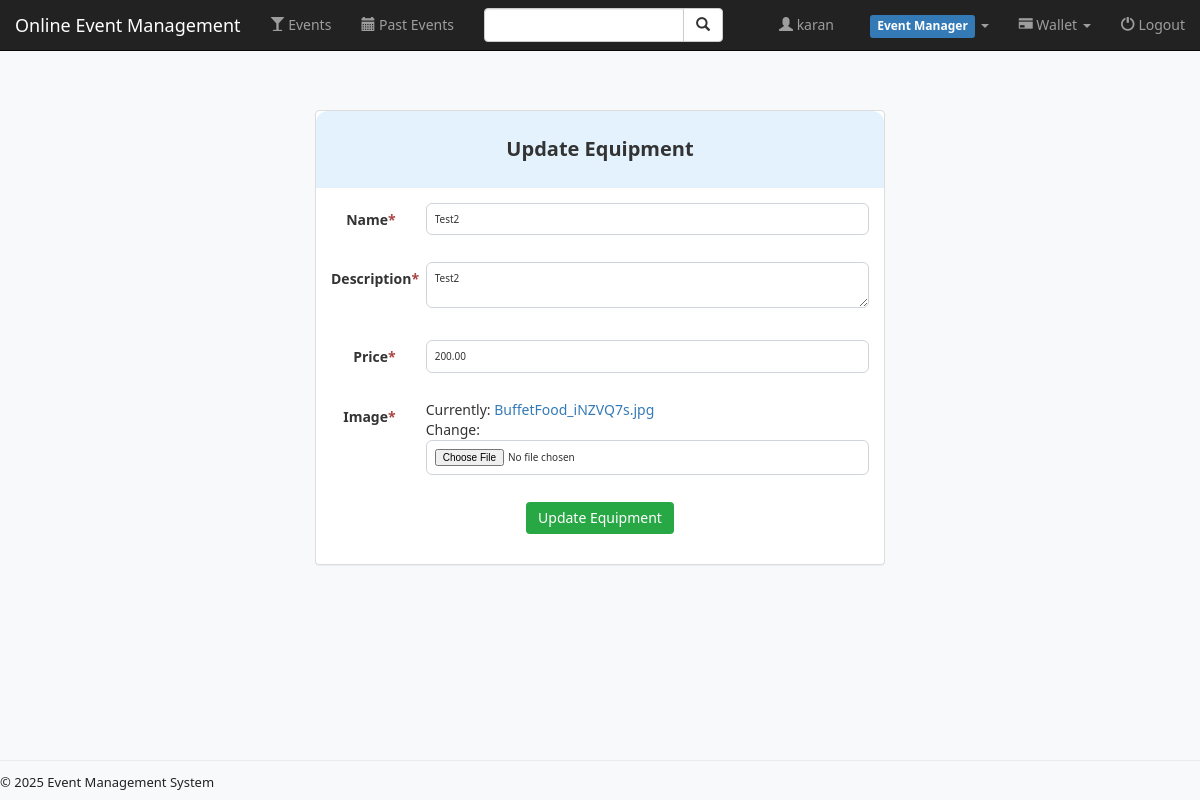
Before: /event/update_equipment/2/ (signed in) with the older database file.
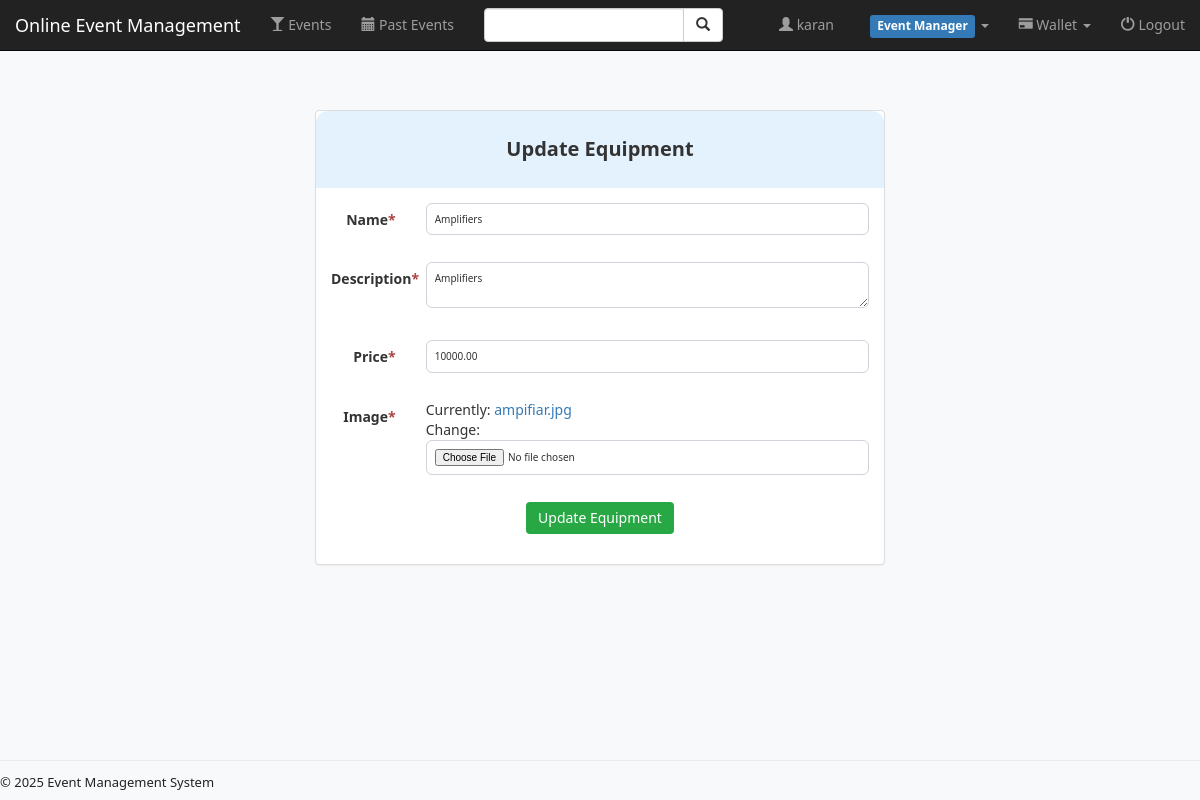
After: the same page with the newer database file.
### event/models.py (models this page shows, shortened)
class Equipment(models.Model):
    name = models.CharField(max_length=100, unique=True)
    description = models.TextField(blank=True, null=True)
    price = models.DecimalField(max_digits=8, decimal_places=2, null=True, blank=True)
    image = models.ImageField(default='settings.MEDIA_ROOT/default_event.jpg')

### event/views.py (the view)
# urls.py: path('update_equipment/<int:pk>/', views.update_equipment, name='update_equipment'),
def update_equipment(request, pk):
    if not request.user.is_superuser:
        return redirect('user:login_user')
    equipment = get_object_or_404(Equipment, pk=pk)
    if request.method == 'POST':
        form = EquipmentForm(request.POST, request.FILES, instance=equipment)
        if form.is_valid():
            form.save()
            messages.success(request, 'Equipment updated successfully!')
            return redirect('event:equipment_list')
    else:
        form = EquipmentForm(instance=equipment)
    return render(request, 'event/equipment_form.html', {'form': form})

### event/forms.py (shortened to what this page needs)
class EquipmentForm(forms.ModelForm):
    name = forms.CharField(required=True, widget=forms.TextInput(attrs={'maxlength': '100'}))
    description = forms.CharField(widget=forms.Textarea(attrs={'rows': 2}), required=True)
    price = forms.DecimalField(required=True, max_digits=7, decimal_places=2)
    image = forms.ImageField(required=True)
    class Meta:
        model = Equipment
        fields = ['name', 'description', 'price', 'image']

### event/templates/event/equipment_form.html (shortened to what this page needs)
{% extends 'event/base.html' %}
{% block body %}
<div class="container" style="max-width:600px; margin-top:40px;">
    <div class="panel panel-default">
    <div class="form-heading">{{ form.instance.pk|yesno:'Update Equipment,Add Equipment' }}{% if event %} for {{ event.name }}{% endif %}</div>
        <div class="panel-body">
            <form method="post" enctype="multipart/form-data" class="form-horizontal">
                {% include "event/form_template.html" %}
                <div class="form-group text-center">
                    <div class="col-sm-12">
                        <button type="submit" class="btn btn-success">{{ form.instance.pk|yesno:'Update Equipment,Add Equipment' }}</button>
                    </div>
                </div>
            </form>
        </div>
    </div>
</div>
{% endblock %}

### event/templates/event/form_template.html (shortened to what this page needs)
{% for field in form %}
<div class="form-group">
    <label class="control-label col-sm-2" style="text-align:right;">
        {{ field.label }}{% if field.field.required %}<span class="text-danger">*</span>{% endif %}
    </label>
    <div class="col-sm-10">
        {% if field.field.widget.input_type == 'checkbox' %}
            <div class="row" style="margin-left:0;">
                {% for checkbox in field %}
                 <label style="display: block; margin-bottom: 5px;" class="form-checkbox">
                     {{ checkbox.tag }} {{ checkbox.choice_label }}
                 </label>
                {% endfor %}
            </div>
        {% else %}
            {{ field }}
        {% endif %}
    </div>
</div>
{% endfor %}

Changed rows visible on the page:
changed Equipment "Update Equipment": name "Test2" → "Amplifiers"; description "Test2" → "Amplifiers"; price "200.00" → "10000.00"
Other visible differences:
text no longer shown: "Currently: BuffetFood_iNZVQ7s.jpg Change:"
text now shown: "Currently: ampifiar.jpg Change:"
